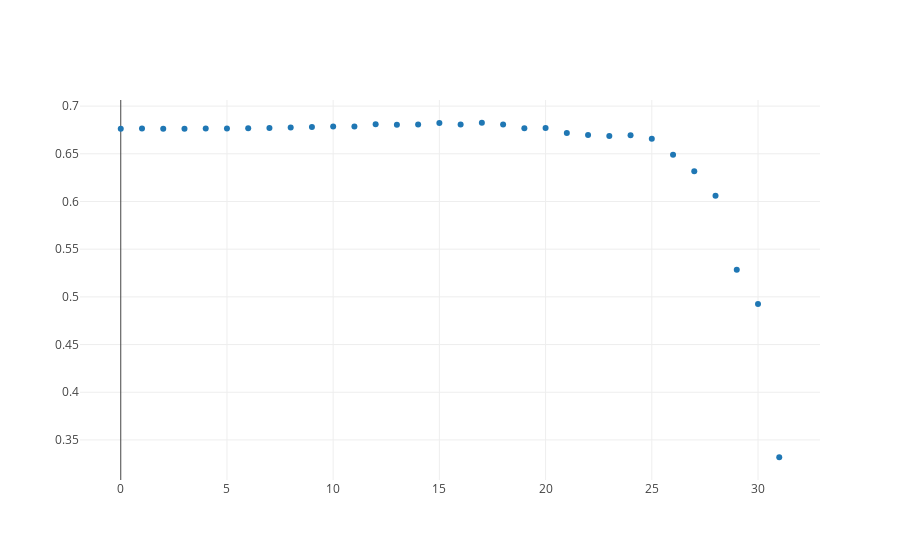

Notebook source saved alongside this figure:
### Code cell
from graph import trace_values, plot
score_trace = trace_values(x_value_range[-50:], grid_scores[-50:])
plot([score_trace])

### Figure 1 — Plotly figure (JSON) as saved in the notebook; plotly's stock layout.template omitted (floating-point values rounded to 4 significant figures)
{"data": [{"mode": "markers", "name": "data", "text": [], "type": "scatter", "uid": "c02004fd-aeb9-4167-92da-69ec87145bd6", "x": [31, 30, 29, 28, 27, 26, 25, 24, 23, 22, 21, 20, 19, 18, 17, 16, 15, 14, 13, 12, 11, 10, 9, 8, 7, 6, 5, 4, 3, 2, 1, 0], "y": [0.3318, 0.4925, 0.5285, 0.6059, 0.6317, 0.6489, 0.6657, 0.6694, 0.6688, 0.6698, 0.6718, 0.6771, 0.6767, 0.6808, 0.6826, 0.6807, 0.6822, 0.6806, 0.6806, 0.6811, 0.6788, 0.6787, 0.6781, 0.6775, 0.6772, 0.6769, 0.6765, 0.6765, 0.6764, 0.6763, 0.6764, 0.6764]}], "layout": {}}
